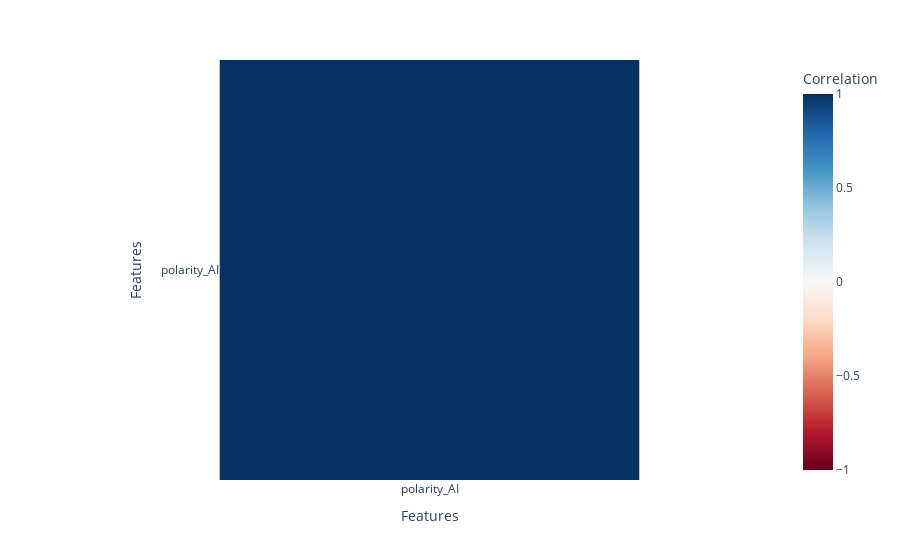

The notebook cell this image was saved under:
### Code cell
# Correlation plot (heat map)
import plotly.express as px

# df1[['associated_word_AI', 'polarity_AI']].head()
# df1[['associated_word_AI', 'polarity_AI']].info()
num_features = ['polarity_AI']
df1 = df1.dropna(subset=num_features)
corr = df1[num_features].corr() 

fig = px.imshow(corr,
                color_continuous_scale='RdBu',
                zmin=-1,
                zmax=1,
                labels=dict(x='Features', y='Features', color='Correlation'),
                x=corr.columns,
                y=corr.columns)
fig.show()

mapping = {'Infavor': 1, 'neutral': 0, 'negative': -1}
df1['associated_word_AI_num'] = df1['associated_word_AI'].map(mapping)

### Figure 1 — Plotly figure (JSON) as saved in the notebook; plotly's stock layout.template omitted (floating-point values rounded to 4 significant figures)
{"data": [{"coloraxis": "coloraxis", "hovertemplate": "Features: %{x}<br>Features: %{y}<br>Correlation: %{z}<extra></extra>", "name": "0", "type": "heatmap", "x": ["polarity_AI"], "xaxis": "x", "y": ["polarity_AI"], "yaxis": "y", "z": [[1.0]]}], "layout": {"coloraxis": {"cmax": 1, "cmin": -1, "colorbar": {"title": {"text": "Correlation"}}, "colorscale": [[0, "rgb(103,0,31)"], [0.1, "rgb(178,24,43)"], [0.2, "rgb(214,96,77)"], [0.3, "rgb(244,165,130)"], [0.4, "rgb(253,219,199)"], [0.5, "rgb(247,247,247)"], [0.6, "rgb(209,229,240)"], [0.7, "rgb(146,197,222)"], [0.8, "rgb(67,147,195)"], [0.9, "rgb(33,102,172)"], [1, "rgb(5,48,97)"]]}, "margin": {"t": 60}, "xaxis": {"anchor": "y", "constrain": "domain", "domain": [0, 1], "scaleanchor": "y", "title": {"text": "Features"}}, "yaxis": {"anchor": "x", "autorange": "reversed", "constrain": "domain", "domain": [0, 1], "title": {"text": "Features"}}}}
